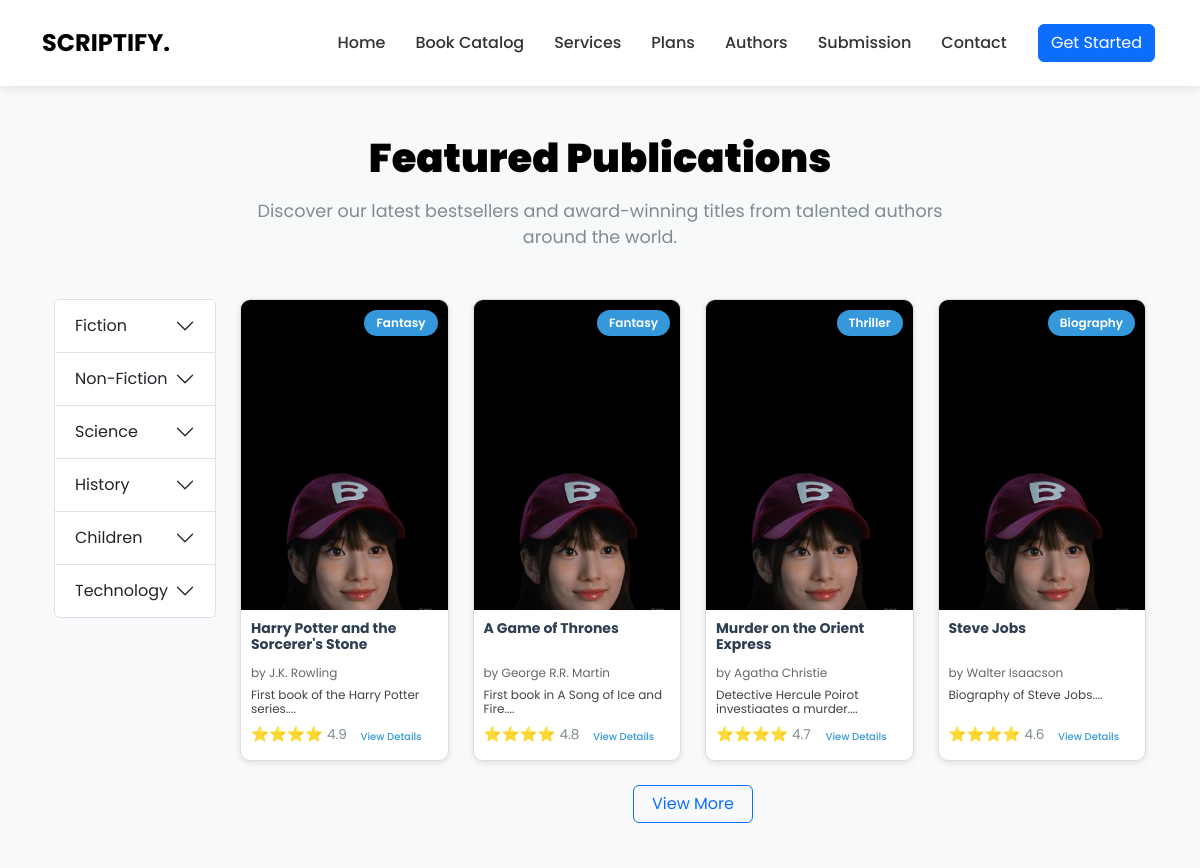
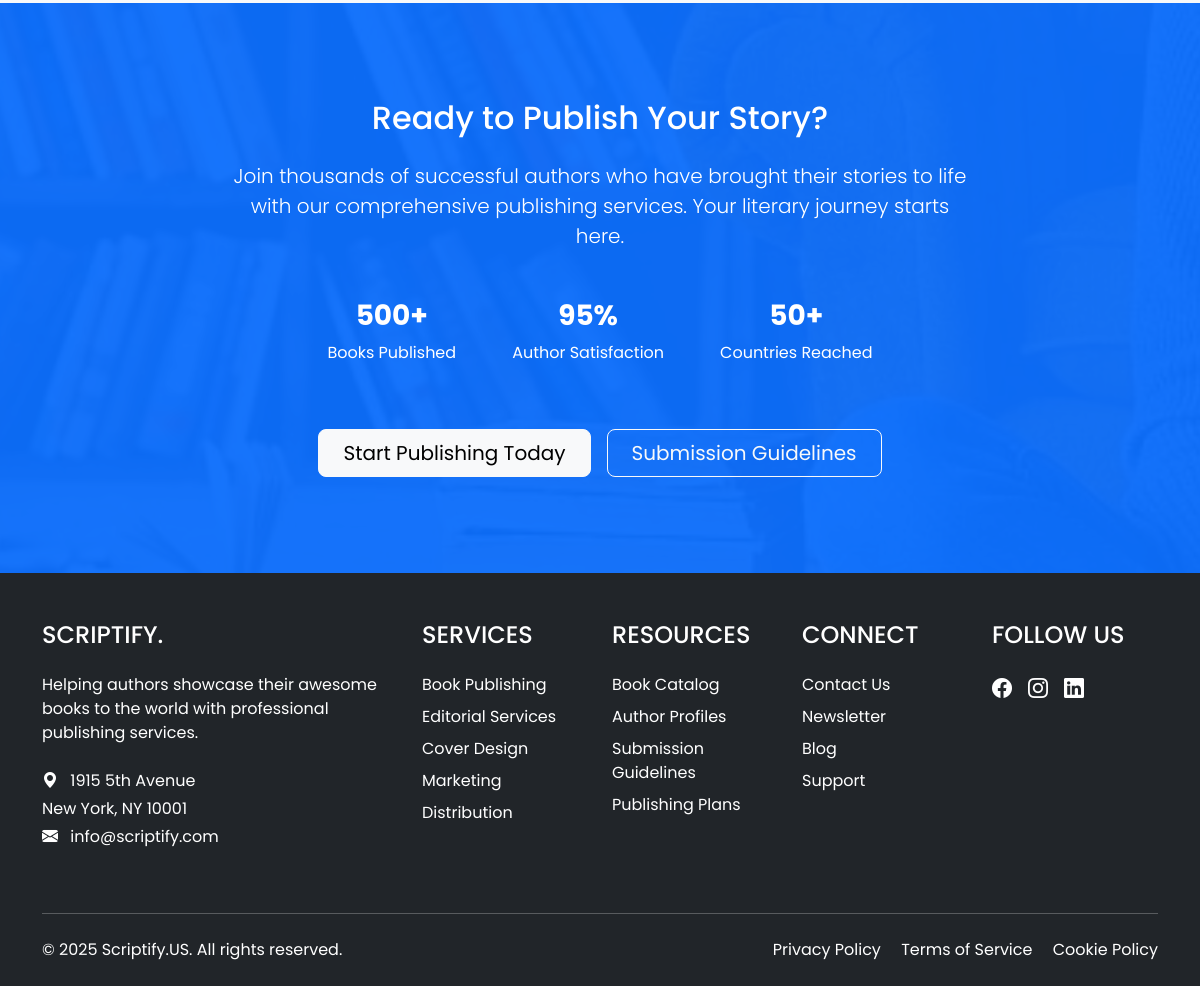
Page /pages/book-catalog.php on the committed database (2 pictures, top to bottom).
### tables this page shows
CREATE TABLE `tblbooks` (
  `id` int(11) NOT NULL AUTO_INCREMENT,
  `genreid` int(11) DEFAULT 0,
  `title` varchar(255) DEFAULT '',
  `authorid` int(11) DEFAULT 0,
  `description` text DEFAULT NULL,
  `published_date` date DEFAULT NULL,
  `pages` int(11) DEFAULT NULL,
  `isbn` varchar(20) DEFAULT NULL,
  `publisher` varchar(128) DEFAULT '',
  `language` varchar(50) DEFAULT 'English',
  `picture_url` varchar(500) DEFAULT NULL,
  `rating` decimal(2,1) DEFAULT 0.0,
  `link` text DEFAULT NULL,
  `review_count` int(11) DEFAULT 0,
  `created_at` timestamp NOT NULL DEFAULT current_timestamp(),
  `updated_at` timestamp NOT NULL DEFAULT current_timestamp() ON UPDATE current_timestamp(),
  `reviewer` varchar(255) DEFAULT '',
  `review` text DEFAULT NULL,
  PRIMARY KEY (`id`),
  UNIQUE KEY `isbn` (`isbn`)
);

CREATE TABLE `tblgenres` (
  `genreid` int(11) NOT NULL AUTO_INCREMENT,
  `category_id` int(11) DEFAULT 0,
  `name` varchar(100) NOT NULL,
  PRIMARY KEY (`genreid`)
);

CREATE TABLE `tblauthors` (
  `authorid` int(11) NOT NULL AUTO_INCREMENT,
  `author_name` varchar(255) NOT NULL,
  `details` text DEFAULT NULL,
  `picture_url` text DEFAULT NULL,
  `is_featured` tinyint(1) DEFAULT 0,
  PRIMARY KEY (`authorid`)
);

### pages/book-catalog.php (the view, shortened to what this page needs)
<!DOCTYPE html>
<html lang="en">
<head>
    <link href="https://cdn.jsdelivr.net/npm/bootstrap@5.3.0/dist/css/bootstrap.min.css" rel="stylesheet">
    <link rel="stylesheet" href="https://cdnjs.cloudflare.com/ajax/libs/animate.css/4.1.1/animate.min.css">
    <link rel="stylesheet" href="https://cdn.jsdelivr.net/npm/bootstrap-icons@1.10.0/font/bootstrap-icons.css">
</head>
<body>
    <nav class="navbar navbar-expand-lg navbar-light bg-white sticky-top">
        <div class="container position-relative">
            <a class="navbar-brand" href="#">SCRIPTIFY.</a>
            <div class="collapse navbar-collapse" id="navbarNav">
                <ul class="navbar-nav">
                    <li class="nav-item">
                        <a class="nav-link active" href="../">Home</a>
                    </li>
                    <li class="nav-item">
                        <a class="nav-link" href="book-catalog">Book Catalog</a>
                    </li>
                    <li class="nav-item">
                        <a class="nav-link" href="services.html">Services</a>
                    </li>
                    <li class="nav-item">
                        <a class="nav-link" href="plans.html">Plans</a>
                    </li>
                    <li class="nav-item">
                        <a class="nav-link" href="authors">Authors</a>
                    </li>
                    <li class="nav-item">
                        <a class="nav-link" href="submissions">Submission</a>
                    </li>
                    <li class="nav-item">
                        <a class="nav-link" href="contacts">Contact</a>
                    </li>
                </ul>
                <div class="get-started-btn">
                    <a href="#" class="btn btn-primary">Get Started</a>
                </div>
            </div>
        </div>
    </nav>
    <section class="featured-section py-5">
        <div class="container">
            <div class="text-center mb-5">
                <h2 class="section-title animate__animated animate__fadeIn">
                    <b style="color: black;">Featured Publications</b>
                </h2>
                <p class="section-subtitle animate__animated animate__fadeIn animate__delay-1s">
                    Discover our latest bestsellers and award-winning titles from talented authors around the world.
                </p>
            </div>
            <?php
            $sql = "SELECT a.id AS bookid, a.title, a.description, a.published_date,a.link,
                   a.pages, a.isbn, a.publisher, a.picture_url, a.rating, a.review_count, a.created_at,
                   b.authorid, b.author_name, b.details, b.picture_url as author_picture,
                   c.genreid, c.name AS genre_name, d.catid, d.name AS categoryname
            FROM tblbooks a
            JOIN tblauthors b ON a.authorid=b.authorid
            JOIN tblgenres c ON a.genreid=c.genreid
            JOIN tblcategories d ON c.category_id=d.catid";
            $rs = mysqli_query($db_connection, $sql);
            $categories = [];
            $books = [];
            while ($rw = mysqli_fetch_assoc($rs)) {
                $catId = $rw['catid'];
                $genreId = $rw['genreid'];
                if (!isset($categories[$catId])) {
                    $categories[$catId] = [
                        'name' => $rw['categoryname'],
                        'genres' => []
                    ];
                }
                if (!isset($categories[$catId]['genres'][$genreId])) {
                    $categories[$catId]['genres'][$genreId] = $rw['genre_name'];
                }
                $books[] = $rw;
            }
            ?>
            <div class="container-fluid">
                <div class="row">
                    <div class="col-md-3 col-lg-2 mb-4">
                        <div class="accordion" id="categoryAccordion">
                            <?php foreach ($categories as $catId => $catData): ?>
                                <div class="accordion-item">
                                    <h2 class="accordion-header" id="heading<?= $catId ?>">
                                        <button class="accordion-button collapsed" type="button" data-bs-toggle="collapse" data-bs-target="#collapse<?= $catId ?>" aria-expanded="false" aria-controls="collapse<?= $catId ?>">
                                            <?= htmlspecialchars($catData['name']) ?>
                                        </button>
                                    </h2>
                                </div>
                            <?php endforeach; ?>
                        </div>
                    </div>
                    <div class="col-md-9 col-lg-10">
                        <div class="row g-4 book-container" id="all-books">
                            <?php
                            $count = 0;
                            foreach ($books as $book):
                                $count++;
                                $hiddenClass = ($count > 4) ? "d-none extra-book" : "";
                            ?>
                                <div class="col-lg-3 col-md-4 animate__animated animate__fadeInUp book-item <?= $hiddenClass ?>" data-genre="<?= $book['genreid'] ?>">
                                    <a href="book-catalog-info.php?bookid=<?= $book['bookid'] ?>"
                                        style="text-decoration:none; color:inherit; display:block;">
                                        <div class="book-card">
                                            <div class="book-image-container">
                                                <div class="book-badge"><?= htmlspecialchars($book['genre_name']) ?></div>
                                                <img src="../admin/pages/picture_book/<?= htmlspecialchars($book['picture_url']) ?>" alt="<?= htmlspecialchars($book['title']) ?>" class="book-image">
                                            </div>
                                            <div class="book-content">
                                                <h3 class="book-title"><?= htmlspecialchars($book['title']) ?></h3>
                                                <p class="book-author">by <?= htmlspecialchars($book['author_name']) ?></p>
                                                <p class="book-description"><?= htmlspecialchars(substr($book['description'], 0, 80)) ?>...</p>
                                                <div class="book-footer d-flex align-items-center justify-content-between">
                                                    <div class="book-rating">
                                                        <span class="stars">⭐⭐⭐⭐</span>
                                                        <span><?= htmlspecialchars($book['rating']) ?></span>
                                                    </div>
                                                    <div class="d-flex align-items-center">
                                                        <button class="book-link btn btn-primary btn-sm me-2"
                                                            data-bs-toggle="modal"
                                                            data-bs-target="#bookModal<?= $book['bookid'] ?>">
                                                            <span style="font-size: 10px;">View Details</span>
                                                        </button>
                                                    </div>
                                                </div>
                                            </div>
                                        </div>
                                    </a>
                                </div>
                            <?php endforeach; ?>
                        </div>
                        <?php if (count($books) > 4): ?>
                            <div class="text-center mt-4">
                                <button id="toggleMoreBtn" class="btn btn-outline-primary">View More</button>
                            </div>
                        <?php endif; ?>
                    </div>
                </div>
            </div>
        </div>
    </section>
    <section class="ready-to-publish py-5 position-relative" style="background-image: url('../images/banner1.jpeg');">
        <div class="overlay position-absolute top-0 start-0 w-100 h-100 bg-primary" style="opacity: 0.8;"></div>
        <div class="container position-relative text-white py-5">
            <div class="row justify-content-center">
                <div class="col-lg-8 text-center">
                    <h2 class="mb-4">Ready to Publish Your Story?</h2>
                    <p class="lead mb-5">Join thousands of successful authors who have brought their stories to life
                        with our comprehensive publishing services. Your literary journey starts here.</p>
                    <div class="d-flex flex-wrap justify-content-center gap-4 mb-5">
                        <div class="text-center px-3">
                            <h3 class="fw-bold">500+</h3>
                            <p>Books Published</p>
                        </div>
                        <div class="text-center px-3">
                            <h3 class="fw-bold">95%</h3>
                            <p>Author Satisfaction</p>
                        </div>
                        <div class="text-center px-3">
                            <h3 class="fw-bold">50+</h3>
                            <p>Countries Reached</p>
                        </div>
                    </div>
                    <div class="d-flex flex-wrap justify-content-center gap-3">
                        <a href="#" class="btn btn-light btn-lg px-4">Start Publishing Today</a>
                        <a href="#" class="btn btn-outline-light btn-lg px-4">Submission Guidelines</a>
                    </div>
                </div>
            </div>
        </div>
    </section>
    <footer class="bg-dark text-white pt-5 pb-4">
        <div class="container">
            <div class="row">
                <div class="col-lg-4 mb-4">
                    <h4 class="text-uppercase mb-4">SCRIPTIFY.</h4>
                    <p class="mb-4">Helping authors showcase their awesome books to the world with professional
                        publishing services.</p>
                    <address>
                        <p class="mb-1"><i class="bi bi-geo-alt-fill me-2"></i> 1915 5th Avenue</p>
                        <p class="mb-1"> New York, NY 10001</p>
                        <p><i class="bi bi-envelope-fill me-2"></i> info@scriptify.com</p>
                    </address>
                </div>
                <div class="col-md-4 col-lg-2 mb-4">
                    <h4 class="text-uppercase mb-4">Services</h4>
                    <ul class="list-unstyled">
                        <li class="mb-2"><a href="#" class="text-white text-decoration-none">Book Publishing</a></li>
                        <li class="mb-2"><a href="#" class="text-white text-decoration-none">Editorial Services</a></li>
                        <li class="mb-2"><a href="#" class="text-white text-decoration-none">Cover Design</a></li>
                        <li class="mb-2"><a href="#" class="text-white text-decoration-none">Marketing</a></li>
                        <li><a href="#" class="text-white text-decoration-none">Distribution</a></li>
                    </ul>
                </div>
                <div class="col-md-4 col-lg-2 mb-4">
                    <h4 class="text-uppercase mb-4">Resources</h4>
                    <ul class="list-unstyled">
                        <li class="mb-2"><a href="#" class="text-white text-decoration-none">Book Catalog</a></li>
                        <li class="mb-2"><a href="#" class="text-white text-decoration-none">Author Profiles</a></li>
                        <li class="mb-2"><a href="#" class="text-white text-decoration-none">Submission Guidelines</a>
                        </li>
                        <li><a href="#" class="text-white text-decoration-none">Publishing Plans</a></li>
                    </ul>
                </div>
                <div class="col-md-4 col-lg-2 mb-4">
                    <h4 class="text-uppercase mb-4">Connect</h4>
                    <ul class="list-unstyled">
                        <li class="mb-2"><a href="#" class="text-white text-decoration-none">Contact Us</a></li>
                        <li class="mb-2"><a href="#" class="text-white text-decoration-none">Newsletter</a></li>
                        <li class="mb-2"><a href="#" class="text-white text-decoration-none">Blog</a></li>
                        <li><a href="#" class="text-white text-decoration-none">Support</a></li>
                    </ul>
                </div>
                <div class="col-lg-2 mb-4">
                    <h4 class="text-uppercase mb-4">Follow Us</h4>
                    <div class="d-flex gap-3">
                        <a href="#" class="text-white fs-5"><i class="bi bi-facebook"></i></a>
                        <a href="#" class="text-white fs-5"><i class="bi bi-instagram"></i></a>
                        <a href="#" class="text-white fs-5"><i class="bi bi-linkedin"></i></a>
                    </div>
                </div>
            </div>
            <hr class="my-4">
            <div class="row">
                <div class="col-md-6 text-center text-md-start">
                    <p class="mb-0">© 2025 Scriptify.US. All rights reserved.</p>
                </div>
                <div class="col-md-6 text-center text-md-end">
                    <a href="#" class="text-white text-decoration-none me-3">Privacy Policy</a>
                    <a href="#" class="text-white text-decoration-none me-3">Terms of Service</a>
                    <a href="#" class="text-white text-decoration-none">Cookie Policy</a>
                </div>
            </div>
        </div>
    </footer>
</body>
</html>

### rows in the picture
tblbooks: genreid.name "Fantasy", picture_url (picture), title "Harry Potter and the Sorcerer's Stone", authorid.author_name "J.K. Rowling", description "First book of the Harry Potter series.", rating "4.9"
tblbooks: genreid.name "Fantasy", picture_url (picture), title "A Game of Thrones", authorid.author_name "George R.R. Martin", description "First book in A Song of Ice and Fire.", rating "4.8"
tblbooks: genreid.name "Thriller", picture_url (picture), title "Murder on the Orient Express", authorid.author_name "Agatha Christie", description "Detective Hercule Poirot investigates a murder.", rating "4.7"
tblbooks: genreid.name "Biography", picture_url (picture), title "Steve Jobs", authorid.author_name "Walter Isaacson", description "Biography of Steve Jobs.", rating "4.6"

### other values in the picture
$catData['name'] "Fiction"
$catData['name'] "Non-Fiction"
$catData['name'] "Science"
$catData['name'] "History"
$catData['name'] "Children"
$catData['name'] "Technology"
